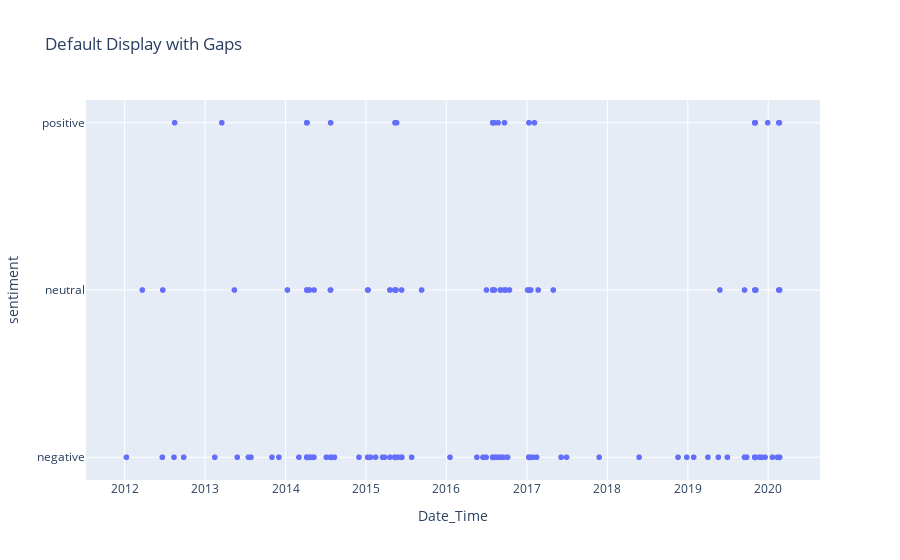

Notebook source saved alongside this figure:
### Code cell
import plotly.express as px



fig = px.scatter(Date_df, x='Date_Time', y='sentiment',
                 title="Default Display with Gaps")
fig.show()

### Figure 1 — Plotly figure (JSON) as saved in the notebook; plotly's stock layout.template omitted (floating-point values rounded to 4 significant figures; data arrays with more than 128 entries replaced by an {"elided": "..."} marker saying what was removed)
{"data": [{"hoverlabel": {"namelength": 0}, "hovertemplate": "Date_Time=%{x}<br>sentiment=%{y}", "legendgroup": "", "marker": {"color": "#636efa", "symbol": "circle"}, "mode": "markers", "name": "", "showlegend": false, "type": "scattergl", "x": {"elided": "4111 str values"}, "xaxis": "x", "y": {"elided": "4111 str values"}, "yaxis": "y"}], "layout": {"legend": {"tracegroupgap": 0}, "title": {"text": "Default Display with Gaps"}, "xaxis": {"anchor": "y", "domain": [0, 1], "title": {"text": "Date_Time"}}, "yaxis": {"anchor": "x", "domain": [0, 1], "title": {"text": "sentiment"}}}}
